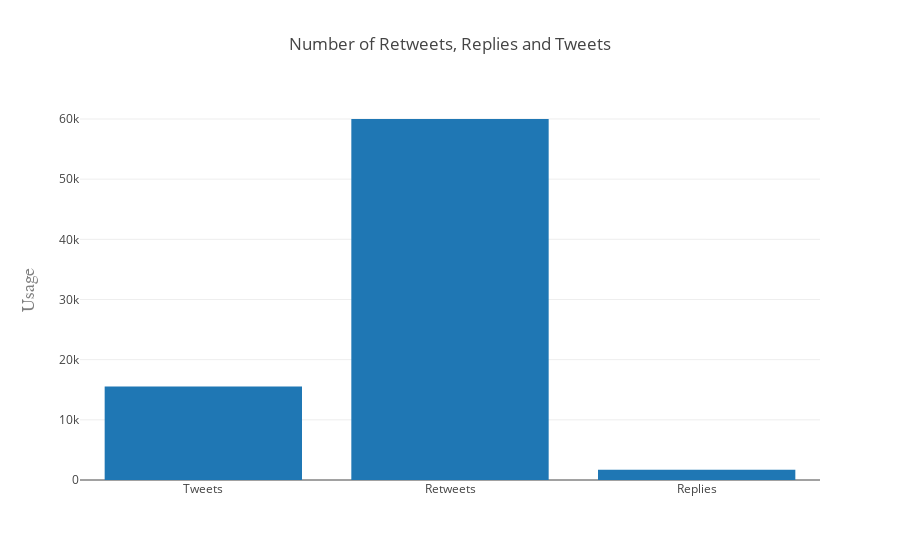

Notebook code for this chart:
### Code cell
numTweets = numTweets-(numReTweets+numReplies)
data = [go.Bar(x=['Tweets', 'Retweets', 'Replies'],y=[numTweets,numReTweets,numReplies])]
layout = go.Layout(
    title='Number of Retweets, Replies and Tweets',
    yaxis=dict(
        title='Usage',
        titlefont=dict(
            family='Courier New, monospace',
            size=18,
            color='#7f7f7f'
        )
    )
)

fig = go.Figure(data=data, layout=layout)
iplot(fig, filename='basic-bar')

### Figure 1 — Plotly figure (JSON) as saved in the notebook; plotly's stock layout.template omitted (floating-point values rounded to 4 significant figures)
{"data": [{"type": "bar", "x": ["Tweets", "Retweets", "Replies"], "y": [15546, 59999, 1723]}], "layout": {"title": "Number of Retweets, Replies and Tweets", "yaxis": {"title": "Usage", "titlefont": {"color": "#7f7f7f", "family": "Courier New, monospace", "size": 18}}}}
